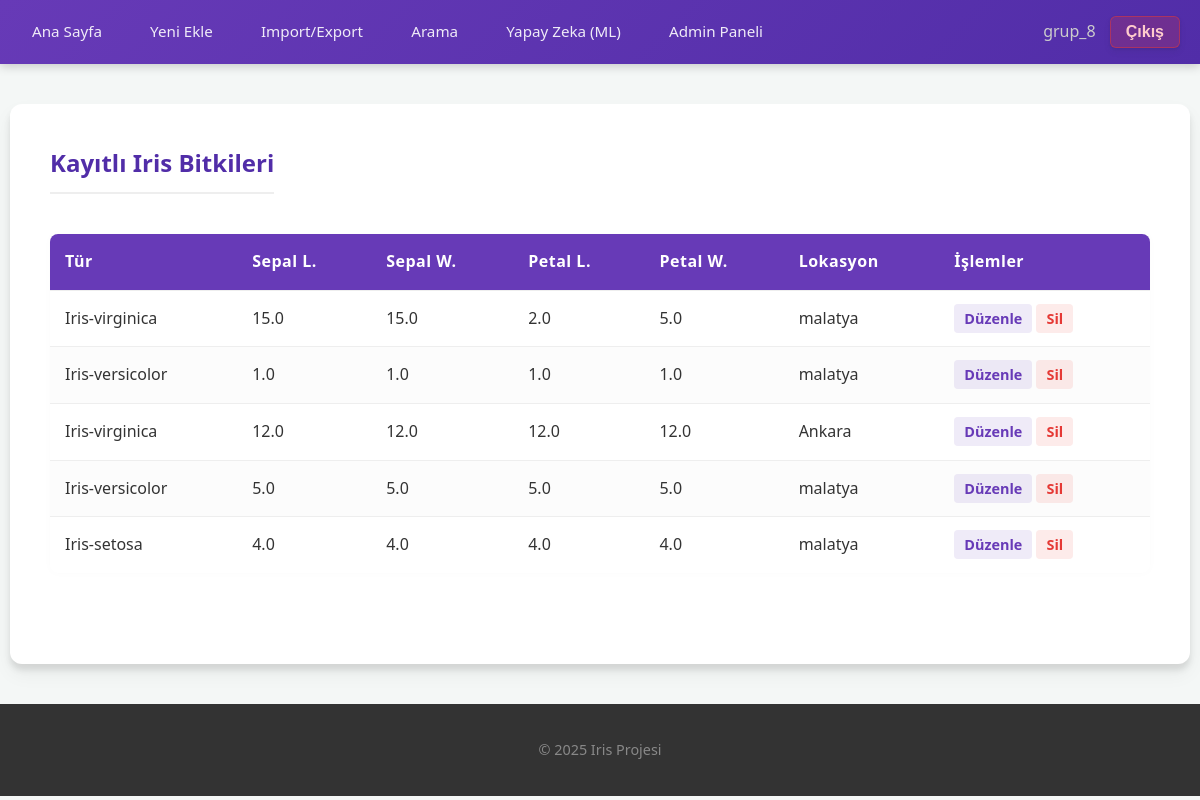
The app's page / (signed in) with its own data.
### iris_app/models.py (models this page shows, shortened)
class IrisPlant(models.Model):
    location = models.ForeignKey(Location, on_delete=models.SET_NULL, related_name='plants', verbose_name="Konum",
                                 null=True, blank=True)
    sepal_length = models.FloatField(verbose_name="Sepal Length (cm)")
    sepal_width = models.FloatField(verbose_name="Sepal Width (cm)")
    petal_length = models.FloatField(verbose_name="Petal Length (cm)")
    petal_width = models.FloatField(verbose_name="Petal Width (cm)")
    species = models.CharField(max_length=50, verbose_name="Tür")
    created_at = models.DateTimeField(auto_now_add=True)

class Location(models.Model):
    city = models.CharField(max_length=100, verbose_name="Şehir")
    region = models.CharField(max_length=100, verbose_name="Bölge", blank=True, null=True)
    altitude = models.IntegerField(verbose_name="Rakım (m)", default=0)
    created_at = models.DateTimeField(auto_now_add=True)

### iris_app/views.py (the view)
# urls.py: path('', views.plant_list, name='plant_list'),
@login_required
def plant_list(request):
    plants = IrisPlant.objects.all().order_by('-created_at')
    is_writer = request.user.groups.filter(name='Writer').exists()
    context = {
        'plants': plants,
        'is_writer': is_writer,
    }
    return render(request, 'plant_list.html', context)

### iris_app/context_processors.py (called while the page is built)
def global_access_control(request):
    is_writer = False
    if request.user.is_authenticated:
        is_writer = request.user.groups.filter(name='Writer').exists()
    return {'is_writer': is_writer}

### templates/plant_list.html
{% extends 'base.html' %}
{% block content %}
    <div style="display: flex; justify-content: space-between; align-items: center; margin-bottom: 20px;">
        <h2>Kayıtlı Iris Bitkileri</h2>
    </div>
    {% if plants %}
        <table>
            <thead>
                <tr> <th>Tür</th>
                    <th>Sepal L.</th>
                    <th>Sepal W.</th>
                    <th>Petal L.</th>
                    <th>Petal W.</th>
                    <th>Lokasyon</th>
                    {% if is_writer or user.is_superuser %}
                        <th>İşlemler</th>
                    {% endif %}
                </tr>
            </thead>
            <tbody>
                {% for plant in plants %}
                <tr>
                    <td>{{ plant.species|capfirst }}</td>
                    <td>{{ plant.sepal_length }}</td>
                    <td>{{ plant.sepal_width }}</td>
                    <td>{{ plant.petal_length }}</td>
                    <td>{{ plant.petal_width }}</td>
                    <td>
                        {% if plant.location %}
                            {{ plant.location.city }}
                        {% else %}
                            -
                        {% endif %}
                    </td>
                    {% if is_writer or user.is_superuser %}
                        <td>
                            <a href="{% url 'plant_update' plant.pk %}">Düzenle</a>
                            <a href="{% url 'plant_delete' plant.pk %}">Sil</a>
                        </td>
                    {% endif %}
                </tr>
                {% endfor %}
            </tbody>
        </table>
    {% else %}
        <div style="text-align: center; padding: 40px; color: #777;">
            <p>Henüz kayıtlı bir bitki bulunmuyor.</p>
        </div>
    {% endif %}
{% endblock %}

### templates/base.html (shortened to what this page needs)
<!DOCTYPE html>
<html lang="tr">
<head>
    {% load static %}
    <link rel="stylesheet" href="{% static 'style.css' %}">
</head>
<body>
    <header>
        <nav>
            <div>
                <a href="{% url 'plant_list' %}">Ana Sayfa</a>
                {% if is_writer or user.is_superuser %}
                    <a href="{% url 'plant_create' %}">Yeni Ekle</a>
                    <a href="{% url 'data_import_export' %}">Import/Export</a>
                {% endif %}
                <a href="{% url 'plant_search' %}">Arama</a>
                <a href="{% url 'predict_species' %}">Yapay Zeka (ML)</a>
                <a href="/admin">Admin Paneli</a>
            </div>
            <div>
                {% if user.is_authenticated %}
                    <span style="color: #ccc; margin-right: 10px;">{{ user.username }}</span>
                    <form action="{% url 'logout' %}" method="post" style="display: inline;">
                        <button type="submit" class="btn" style="background:none; border:none; color:red; cursor:pointer; font-weight:bold; font-size:16px;">Çıkış</button>
                    </form>
                {% else %}
                    <a href="{% url 'login' %}">Giriş</a>
                    <a href="{% url 'register' %}">Kayıt</a>
                {% endif %}
            </div>
        </nav>
    </header>
    <div class="container">
        {% block content %}
        {% endblock %}
    </div>
    <footer>
        <p>&copy; 2025 Iris Projesi</p>
    </footer>
</body>
</html>

### static/style.css (style rules this page uses)
:root { --primary-color: #673AB7; --primary-dark: #512DA8; --accent-color: #009688; --bg-color: #f4f7f6; --text-dark: #333333; --text-light: #ffffff; --danger: #e53935; --success: #43A047; --card-shadow: 0 10px 20px rgba(0,0,0,0.05), 0 6px 6px rgba(0,0,0,0.1); }
body { font-family: 'Segoe UI', 'Roboto', 'Helvetica Neue', sans-serif; background-color: var(--bg-color); margin: 0; padding: 0; color: var(--text-dark); line-height: 1.6; }
a { text-decoration: none; transition: all 0.3s ease; }
header { background: linear-gradient(135deg, var(--primary-color), var(--primary-dark)); padding: 0; box-shadow: 0 2px 10px rgba(0,0,0,0.2); position: sticky; top: 0; z-index: 1000; }
nav { display: flex; justify-content: space-between; align-items: center; max-width: 1200px; margin: 0 auto; padding: 1rem 20px; }
nav a { color: rgba(255,255,255,0.9); margin-right: 20px; font-weight: 500; font-size: 0.95rem; padding: 8px 12px; border-radius: 4px; }
nav button { background: rgba(229, 57, 53, 0.2) !important; color: #ffcccc !important; padding: 6px 15px !important; border: 1px solid rgba(229, 57, 53, 0.5) !important; }
.container { max-width: 1100px; margin: 40px auto; background: white; padding: 40px; border-radius: 12px; box-shadow: var(--card-shadow); min-height: 60vh; }
h2 { color: var(--primary-dark); border-bottom: 2px solid #eee; padding-bottom: 10px; margin-top: 0; }
table { width: 100%; border-collapse: separate; border-spacing: 0; margin-top: 20px; background: white; border-radius: 8px; overflow: hidden; box-shadow: 0 0 10px rgba(0,0,0,0.02); }
thead { background-color: var(--primary-color); color: white; }
th, td { padding: 15px; text-align: left; border-bottom: 1px solid #eee; }
th { font-weight: 600; letter-spacing: 0.5px; }
tr:last-child td { border-bottom: none; }
tr:nth-child(even) { background-color: #fcfcfc; }
button, .btn { display: inline-block; background-color: var(--primary-color); color: white; padding: 10px 20px; border: none; border-radius: 6px; cursor: pointer; font-size: 1rem; font-weight: 600; box-shadow: 0 4px 6px rgba(50, 50, 93, 0.11), 0 1px 3px rgba(0, 0, 0, 0.08); transition: all 0.3s; }
td a { padding: 5px 10px; border-radius: 4px; font-size: 0.9rem; font-weight: bold; }
td a[href*="update"] { color: var(--primary-color); background: rgba(103, 58, 183, 0.1); }
td a[href*="delete"] { color: var(--danger); background: rgba(229, 57, 53, 0.1); }
footer { text-align: center; padding: 20px; background: #333; color: #888; font-size: 0.9rem; margin-top: auto; }

### records on screen
IrisPlant: species "Iris-virginica", sepal_length "15.0", sepal_width "15.0", petal_length "2.0", petal_width "5.0", location.city "malatya"
IrisPlant: species "Iris-versicolor", sepal_length "1.0", sepal_width "1.0", petal_length "1.0", petal_width "1.0", location.city "malatya"
IrisPlant: species "Iris-virginica", sepal_length "12.0", sepal_width "12.0", petal_length "12.0", petal_width "12.0", location.city "Ankara"
IrisPlant: species "Iris-versicolor", sepal_length "5.0", sepal_width "5.0", petal_length "5.0", petal_width "5.0", location.city "malatya"
IrisPlant: species "Iris-setosa", sepal_length "4.0", sepal_width "4.0", petal_length "4.0", petal_width "4.0", location.city "malatya"

### other values on screen
{{ user.username }} "grup_8"
